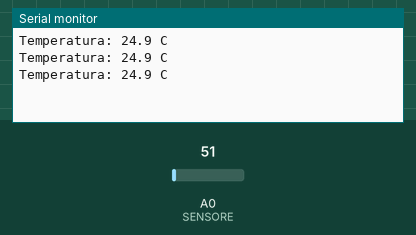
The sketch below on a simulated Arduino Uno, built with avr-gcc and run on an emulated ATmega328P. On the bench: the last lines printed to the serial monitor. Inputs (shaded band) come from the test bench; at power-on: A0 (SENSORE) = 51.

Above: at 1.3 s.
1.4 s: A0 (SENSORE) set to 61
At 1.9 s:
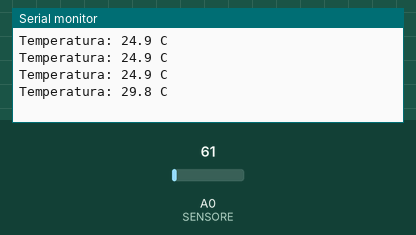
2.9 s: A0 (SENSORE) set to 71
At 3.4 s:
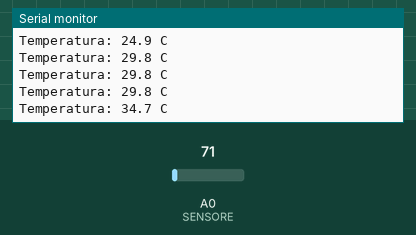
Timing chart, 0 to 5.9 s (numbered marks = the images above; inputs shaded):
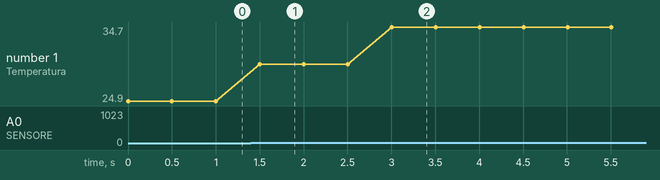

The sketch:

termometro.ino
```cpp
// Termometro: l'uscita di un LM35 su A0, 10 mV per grado; la temperatura sul monitor seriale.
const int SENSORE = A0;

void setup() {
  Serial.begin(9600);
}

void loop() {
  float volt = analogRead(SENSORE) * 5.0 / 1023.0;
  float gradi = volt * 100.0;
  Serial.print("Temperatura: ");
  Serial.print(gradi, 1);
  Serial.println(" C");
  delay(500);
}
```

Measured:
- after the input at 1.4 s, the serial monitor: prints a new line after 0.10 s (image 1)
- after the input at 2.9 s, the serial monitor: prints a new line after 0.10 s (image 2)
- plotted number 1: 24.9 → 29.8 after the input at 1.4 s, 29.8 → 34.7 after the input at 2.9 s
